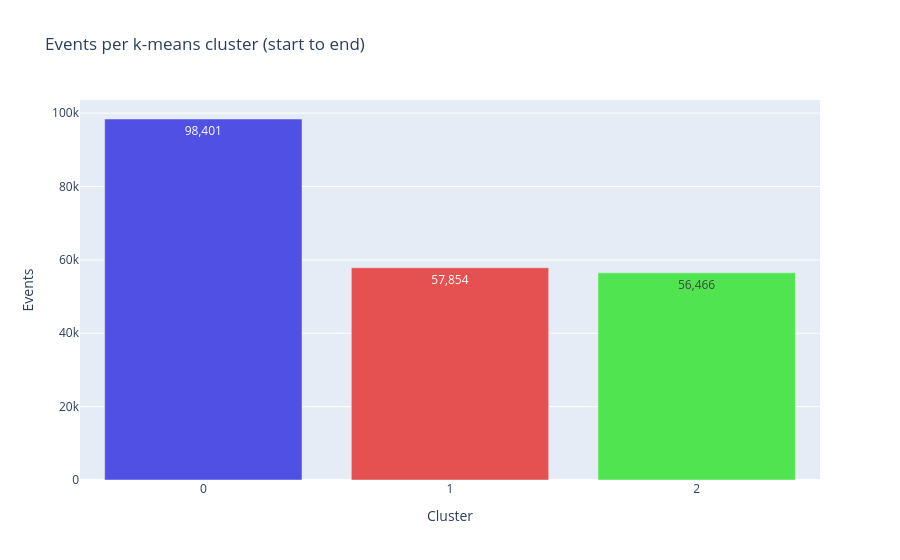

The notebook cell this image was saved under:
### Code cell
freqs_plot = kairo.plot_kmeans_frequencies(features_and_clusters, color_mapping)
freqs_plot.show()

### Figure 1 — Plotly figure (JSON) as saved in the notebook; plotly's stock layout.template omitted (floating-point values rounded to 4 significant figures)
{"data": [{"hovertemplate": "color=0<br>Cluster=%{x}<br>Events=%{y}<extra></extra>", "legendgroup": "0", "marker": {"color": "#5050e5", "pattern": {"shape": ""}}, "name": "0", "orientation": "v", "showlegend": true, "textposition": "auto", "texttemplate": "%{y:,d}", "type": "bar", "x": ["0"], "xaxis": "x", "y": [98401], "yaxis": "y"}, {"hovertemplate": "color=1<br>Cluster=%{x}<br>Events=%{y}<extra></extra>", "legendgroup": "1", "marker": {"color": "#e55050", "pattern": {"shape": ""}}, "name": "1", "orientation": "v", "showlegend": true, "textposition": "auto", "texttemplate": "%{y:,d}", "type": "bar", "x": ["1"], "xaxis": "x", "y": [57854], "yaxis": "y"}, {"hovertemplate": "color=2<br>Cluster=%{x}<br>Events=%{y}<extra></extra>", "legendgroup": "2", "marker": {"color": "#50e550", "pattern": {"shape": ""}}, "name": "2", "orientation": "v", "showlegend": true, "textposition": "auto", "texttemplate": "%{y:,d}", "type": "bar", "x": ["2"], "xaxis": "x", "y": [56466], "yaxis": "y"}], "layout": {"barmode": "relative", "legend": {"title": {"text": "color"}, "tracegroupgap": 0}, "showlegend": false, "title": {"text": "Events per k-means cluster (start to end)"}, "xaxis": {"anchor": "y", "domain": [0, 1], "title": {"text": "Cluster"}}, "yaxis": {"anchor": "x", "domain": [0, 1], "title": {"text": "Events"}}}}
